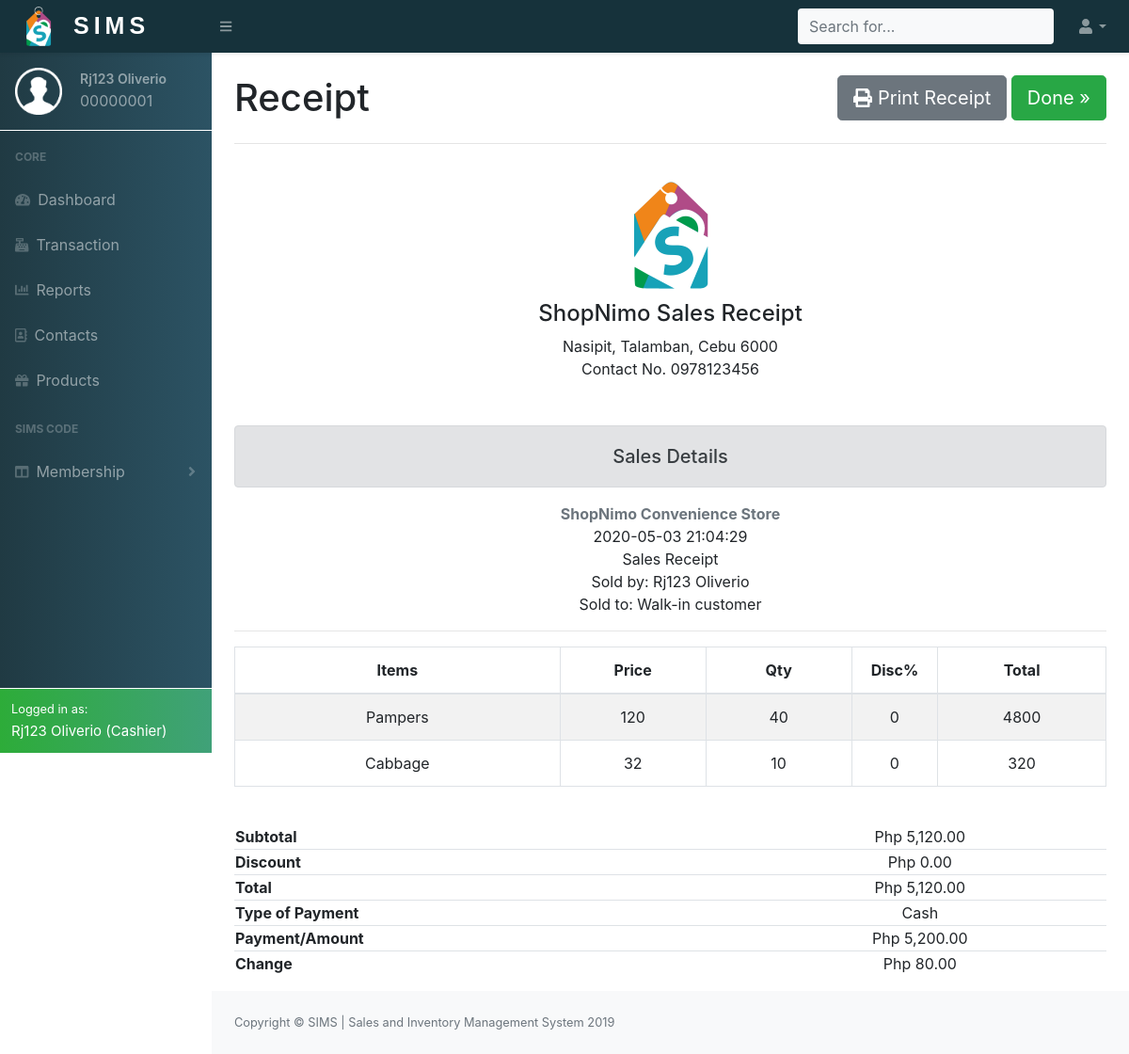
Screenshot of /project/php/invoicereceipt.php?invoiceid=0000000056 (signed in) with the database file from the repository.
### tables this page shows
CREATE TABLE `employee_accounts` (
  `Employee_id` int(8) UNSIGNED ZEROFILL NOT NULL,
  `Person_id` int(8) NOT NULL,
  `Password` varchar(255) NOT NULL
);

CREATE TABLE `person_info` (
  `Person_id` int(8) NOT NULL,
  `Fname` varchar(255) NOT NULL,
  `Lname` varchar(255) NOT NULL,
  `Email` varchar(255) NOT NULL,
  `Image` varchar(255) NOT NULL DEFAULT 'user.png',
  `Contact_no` varchar(15) NOT NULL,
  `Address` varchar(255) NOT NULL,
  `Age` int(3) DEFAULT NULL,
  `Gender` enum('Male','Female') DEFAULT NULL,
  `Date_added` datetime NOT NULL DEFAULT current_timestamp(),
  `Person_type` enum('Cashier','Manager','Supplier','Customer') NOT NULL
);

CREATE TABLE `invoice` (
  `Invoice_id` int(10) UNSIGNED ZEROFILL NOT NULL,
  `Trans_id` int(10) UNSIGNED ZEROFILL NOT NULL,
  `Total` double NOT NULL,
  `Discount` double NOT NULL,
  `Payment` double NOT NULL,
  `Payment_type` enum('Cash','Card','SIMS-Code') NOT NULL,
  `Card_number` varchar(50) DEFAULT NULL,
  `SIMS_code` int(8) UNSIGNED ZEROFILL DEFAULT NULL
);

CREATE TABLE `transactions` (
  `Trans_id` int(10) UNSIGNED ZEROFILL NOT NULL,
  `Employee_id` int(8) UNSIGNED ZEROFILL NOT NULL,
  `Date` datetime NOT NULL DEFAULT current_timestamp()
);

CREATE TABLE `orders` (
  `Trans_id` int(10) UNSIGNED ZEROFILL NOT NULL,
  `Prod_id` int(10) UNSIGNED ZEROFILL NOT NULL,
  `Qty` int(10) NOT NULL
);

CREATE TABLE `products` (
  `Prod_id` int(10) UNSIGNED ZEROFILL NOT NULL,
  `ProdName` varchar(255) NOT NULL,
  `ProdType` enum('Beverages','Bread','Canned','Dairy','Baking Goods','Produce','Cleaners','Paper Goods','Personal Care','Other') NOT NULL,
  `Qty` int(10) NOT NULL,
  `Price` double NOT NULL,
  `Date_added` date NOT NULL DEFAULT current_timestamp(),
  `Expiry_date` date NOT NULL,
  `Supplier_id` int(10) NOT NULL
);

### project/php/dbconnect.php (called while the page is built, shortened)
<?php
    function runQuery($conn,$str){
        $res=mysqli_query($conn,$str);
        return $res;
    }
?>

### project/php/invoicereceipt.php (the view, shortened to what this page needs)
<?php
    include_once('dbconnect.php');
    if(isset($_SESSION['empid'])){
        $res=runQuery($conn,"SELECT * FROM employee_accounts INNER JOIN person_info ON employee_accounts.Person_id=person_info.Person_id WHERE employee_accounts.Employee_id='{$_SESSION['empid']}'");
        $res=mysqli_fetch_array($res);
    }else{
        header("Location: ../index.php");
    }
?>
<!DOCTYPE html>
<html lang="en">
<head>
    <link href="../css/styles.css" rel="stylesheet" />
    <link href="https://cdn.datatables.net/1.10.20/css/dataTables.bootstrap4.min.css" rel="stylesheet" />
</head>
<body class="sb-nav-fixed">
    <?php
       include('header.php');
    ?>
        <div id="layoutSidenav_content">
            <main>
                <?php
                        $sql="SELECT * FROM invoice
                        INNER JOIN transactions ON transactions.Trans_id=invoice.Trans_id
                        INNER JOIN employee_accounts ON employee_accounts.Employee_id=transactions.Employee_id
                        INNER JOIN person_info ON person_info.Person_id=employee_accounts.Person_id
                        WHERE invoice.Invoice_id='{$_GET['invoiceid']}'";
                        $res=mysqli_query($conn,$sql);
                        $res=mysqli_fetch_assoc($res);
                    ?>
                <div class="container-fluid">
                    <div class="mt-4 row">
                        <div class="col-lg-8">
                            <h1>Receipt</h1>
                        </div>
                        <div class="col-lg-4 text-right">
                            <button class="btn btn-lg btn-secondary text-white printreceipt "><i class="fas fa-print"></i> Print Receipt</button>
                            <a type="button" class="btn btn-lg btn-success text-white donepayment text-decoration-none" href="reports.php">Done &raquo;</a>
                        </div>
                    </div>
                    <hr>
                    <div class="text-center mb-3 purchasearea">
                        <div class='text-center m-auto'>
                            <img src='../images/sims2.png' width='150' height='150'>
                            <h4>ShopNimo Sales Receipt</h4>
                            <span>Nasipit, Talamban, Cebu 6000</span><br>
                            <span>Contact No. 0978123456</span>
                        </div><br><br>
                        <div class="alert alert-secondary " role="alert">
                            <h5 class="pt-2">Sales Details</h5>
                        </div>
                                <div class="text-center mt-3">
                                    <span class="font-weight-bold text-secondary">ShopNimo Convenience Store</span><br>
                                    <span><?php echo $res['Date']; ?></span><br>
                                    <span>Sales Receipt</span><br>
                                    <span>Sold by: <?php echo $res['Fname']." ".$res['Lname']; ?></span><br>
                                    <span>Sold to: Walk-in customer</span><br> <hr>
                                </div>
                                <table class="table table-bordered mb-3  ordertable table-striped" id="table" width="100%" cellspacing="0">
                                        <thead>
                                            <tr class="text-center">
                                                <th width="29%">Items</th>
                                                <th width="13%">Price</th>
                                                <th width="13%">Qty</th>
                                                <th width="6%">Disc%</th>
                                                <th width="15%">Total</th>
                                            </tr>
                                        </thead>
                                        <tbody class="text-center">
                                            <?php
                                                $sql="SELECT orders.Prod_id,orders.Qty,products.Price,products.ProdName FROM orders INNER JOIN products ON orders.Prod_id=products.Prod_id WHERE orders.Trans_id={$res['Trans_id']}";
                                                $rows=mysqli_query($conn,$sql);
                                                while($row=mysqli_fetch_assoc($rows)){
                                                    echo "<tr>
                                                            <td>".$row['ProdName']."</td>
                                                            <td id='prodprice'>".$row['Price']."</td>
                                                            <td id='prodqty' contenteditable='false'>".$row['Qty']."</td>
                                                            <td>0</td>
                                                            <td id='prodtotal'>".$row['Price'] * $row['Qty']."</td>
                                                            </tr>";
                                                }
                                            ?>
                                        </tbody>
                                    </table>
                                    <br>
                                    <div class="text-center mb-3">
                                        <table width="100%" class="receiptdetails">
                                                <tbody>
                                                    <tr class="border-bottom mb-4 subtotal">
                                                        <td class="text-left font-weight-bold">Subtotal</td>
                                                        <td>Php <span><?php echo number_format($res['Total'],2); ?><span></td>
                                                    </tr>
                                                    <tr class="border-bottom mb-4 discount">
                                                        <td class="text-left font-weight-bold">Discount</td>
                                                        <td>Php <span><?php echo number_format($res['Discount'],2); ?><span></td>
                                                    </tr>
                                                    <tr class="border-bottom mb-4 total">
                                                        <td class="text-left font-weight-bold">Total</td>
                                                        <td>Php <span><?php echo number_format($res['Total']-$res['Discount'],2); ?><span></td>
                                                    </tr>
                                                    <tr class="border-bottom mb-4 typeofpayment">
                                                        <td class="text-left font-weight-bold">Type of Payment</td>
                                                        <td><?php echo $res['Payment_type']; ?></td>
                                                    </tr>
                                                    <tr class="border-bottom mb-4 payment">
                                                        <td class="text-left font-weight-bold">Payment/Amount</td>
                                                        <td>Php <span><?php echo number_format($res['Payment'],2); ?><span></td>
                                                    </tr>
                                                    <tr class="change">
                                                        <td class="text-left font-weight-bold">Change</td>
                                                        <td>Php <span><?php echo number_format($res['Payment']-$res['Total'],2); ?><span></td>
                                                    </tr>
                                                </tbody>
                                        </table>
                                    </div>
                        </div>
                </div>
            </main>
            <?php include('footer.php'); ?>
        </div>
    </div>
</body>
</html>

### project/php/header.php (shortened to what this page needs)
<nav class="sb-topnav navbar navbar-expand navbar-dark bg-light topnavcolor shadow-sm">
            <a class="navbar-brand" href="cashierdashboard.php"><img  src="../images/sims2.png" width="50" height="50"><span class="simstop ">SIMS</span></a><button class="btn btn-link btn-sm order-1 order-lg-0" id="sidebarToggle" href="#"><i class="fas fa-bars"></i></button
            >
            <form class="d-none d-md-inline-block form-inline ml-auto mr-0 mr-md-3 my-2 my-md-0">
                <div class="input-group div-wrapper">
                <input type="text" class="form-control bg-light border-0 small template-links" placeholder="Search for..." >
            </div>
            </form>
            <ul class="navbar-nav ml-auto ml-md-0">
                <li class="nav-item dropdown">
                    <a class="nav-link dropdown-toggle" id="userDropdown" href="#" role="button" data-toggle="dropdown" aria-haspopup="true" aria-expanded="false"><i class="fas fa-user fa-fw"></i></a>
                </li>
            </ul>
        </nav>
        <div id="layoutSidenav">
            <div id="layoutSidenav_nav">
                <nav class="sb-sidenav accordion sb-sidenav-dark navcolor" id="sidenavAccordion">
                    <div class="sb-sidenav-menu">
                        <div class="nav">
                            <div class="sb-nav-userinfo p-3">
                                <div class="float-left">
                                    <img src="../images/<?php echo $res['Image']; ?>" width="50" height="50">
                                </div>
                                <div class="userdetails">
                                    <p><?php echo $res['Fname']." ".$res['Lname']; ?></p>
                                    <span><?php echo $res['Employee_id']; ?></span>
                                </div>
                            </div>
                            <div class="user-divider w-100 bg-white"></div>
                            <div class="sb-sidenav-menu-heading">Core</div>
                            <a class="nav-link" href="cashierdashboard.php"
                                ><div class="sb-nav-link-icon"><i class="fas fa-tachometer-alt"></i></div>
                                Dashboard</a>
                            <a class="nav-link" href="purchase.php">
                                <div class="sb-nav-link-icon"><i class="fas fa-cash-register"></i></div>
                                Transaction
                            </a>
                            <a class="nav-link" href="reports.php">
                                <div class="sb-nav-link-icon"><i class="fas fa-chart-bar"></i></div>
                                Reports
                            </a>
                            <a class="nav-link" href="contacts.php">
                                <div class="sb-nav-link-icon"><i class="far fa-address-book"></i></div>
                                Contacts
                            </a>
                            <a class="nav-link" href="products.php">
                                <div class="sb-nav-link-icon"><i class="fas fa-gift"></i></div>
                                Products
                            </a>
                            <div class="sb-sidenav-menu-heading">SIMS Code</div>
                            <a class="nav-link collapsed" href="#" data-toggle="collapse" data-target="#collapseLayouts" aria-expanded="false" aria-controls="collapseLayouts"
                                ><div class="sb-nav-link-icon"><i class="fas fa-columns"></i></div>
                                Membership
                                <div class="sb-sidenav-collapse-arrow"><i class="fas fa-angle-down"></i></div
                            ></a>
                        </div>
                    </div>
                    <div class="sb-sidenav-footer bg-success logged border border-white border-right-0 border-bottom-0 border-left-0">
                        <div class="small text-white">Logged in as:</div>
                        <span class="text-white active-name "><?php echo $res['Fname']." ".$res['Lname']." (".$res['Person_type'].")"; ?></span>
                    </div>
                </nav>
            </div>

### project/php/footer.php
<footer class="py-4 bg-light mt-auto">
                    <div class="container-fluid">
                        <div class="d-flex align-items-center justify-content-between small">
                            <div class="text-muted">Copyright &copy; SIMS | Sales and Inventory Management System 2019</div>
                        </div>
                    </div>
                </footer>

### rows the page displays
employee_accounts: Person.Image (placeholder picture), Person.Fname "Rj123", Person.Lname "Oliverio", Employee_id "00000001", Person.Person_type "Cashier"
invoice: Trans.Date "2020-05-03 21:04:29", person_info.Fname "Rj123", person_info.Lname "Oliverio", Total "5,120.00", Discount "0.00", $res['Total']-$res['Discount'] "5,120.00", Payment_type "Cash", Payment "5,200.00", $res['Payment']-$res['Total'] "80.00"
orders: Prod.ProdName "Pampers", Prod.Price "120", Qty "40", $row['Price'] * $row['Qty'] "4800"
orders: Prod.ProdName "Cabbage", Prod.Price "32", Qty "10", $row['Price'] * $row['Qty'] "320"
